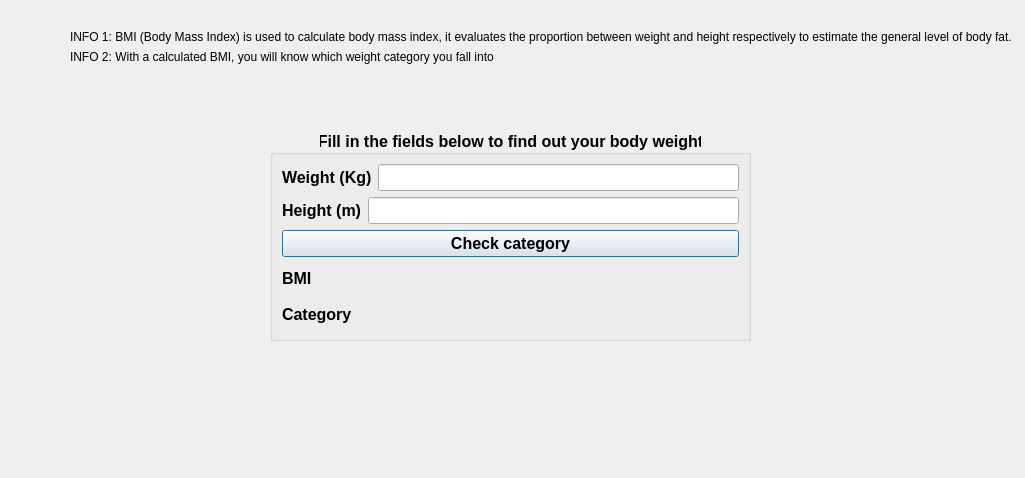
<?xml version="1.0" encoding="UTF-8"?>
<ui version="4.0">
 <class>BMI_calculator</class>
 <widget class="QDialog" name="BMI_calculator">
  <property name="geometry">
   <rect>
    <x>0</x>
    <y>0</y>
    <width>1025</width>
    <height>478</height>
   </rect>
  </property>
  <property name="windowTitle">
   <string>Dialog</string>
  </property>
  <widget class="QGroupBox" name="groupBox">
   <property name="geometry">
    <rect>
     <x>270</x>
     <y>130</y>
     <width>481</width>
     <height>211</height>
    </rect>
   </property>
   <property name="font">
    <font>
     <pointsize>12</pointsize>
     <bold>true</bold>
    </font>
   </property>
   <property name="title">
    <string>Fill in the fields below to find out your body weight</string>
   </property>
   <property name="alignment">
    <set>Qt::AlignCenter</set>
   </property>
   <property name="flat">
    <bool>false</bool>
   </property>
   <layout class="QVBoxLayout" name="verticalLayout">
    <item>
     <layout class="QHBoxLayout" name="horizontalLayout">
      <item>
       <widget class="QLabel" name="label_weight">
        <property name="font">
         <font>
          <pointsize>12</pointsize>
          <bold>true</bold>
         </font>
        </property>
        <property name="text">
         <string>Weight (Kg)</string>
        </property>
       </widget>
      </item>
      <item>
       <widget class="QLineEdit" name="lineEdit_weight"/>
      </item>
     </layout>
    </item>
    <item>
     <layout class="QHBoxLayout" name="horizontalLayout_2">
      <item>
       <widget class="QLabel" name="label_height">
        <property name="font">
         <font>
          <pointsize>12</pointsize>
          <bold>true</bold>
         </font>
        </property>
        <property name="text">
         <string>Height (m)</string>
        </property>
       </widget>
      </item>
      <item>
       <widget class="QLineEdit" name="lineEdit_height"/>
      </item>
     </layout>
    </item>
    <item>
     <widget class="QPushButton" name="checkCategory_btn">
      <property name="text">
       <string>Check category</string>
      </property>
     </widget>
    </item>
    <item>
     <widget class="QLabel" name="label_setBMI">
      <property name="text">
       <string>BMI</string>
      </property>
     </widget>
    </item>
    <item>
     <widget class="QLabel" name="label_setCategory">
      <property name="text">
       <string>Category</string>
      </property>
     </widget>
    </item>
   </layout>
  </widget>
  <widget class="QWidget" name="">
   <property name="geometry">
    <rect>
     <x>70</x>
     <y>30</y>
     <width>961</width>
     <height>41</height>
    </rect>
   </property>
   <layout class="QFormLayout" name="formLayout">
    <item row="0" column="0">
     <widget class="QLabel" name="label_info1">
      <property name="text">
       <string>INFO 1: BMI (Body Mass Index) is used to calculate body mass index, it evaluates the proportion between weight and height respectively to estimate the general level of body fat.</string>
      </property>
     </widget>
    </item>
    <item row="1" column="0">
     <widget class="QLabel" name="label_info2">
      <property name="text">
       <string>INFO 2: With a calculated BMI, you will know which weight category you fall into</string>
      </property>
     </widget>
    </item>
   </layout>
  </widget>
 </widget>
 <resources/>
 <connections/>
</ui>
